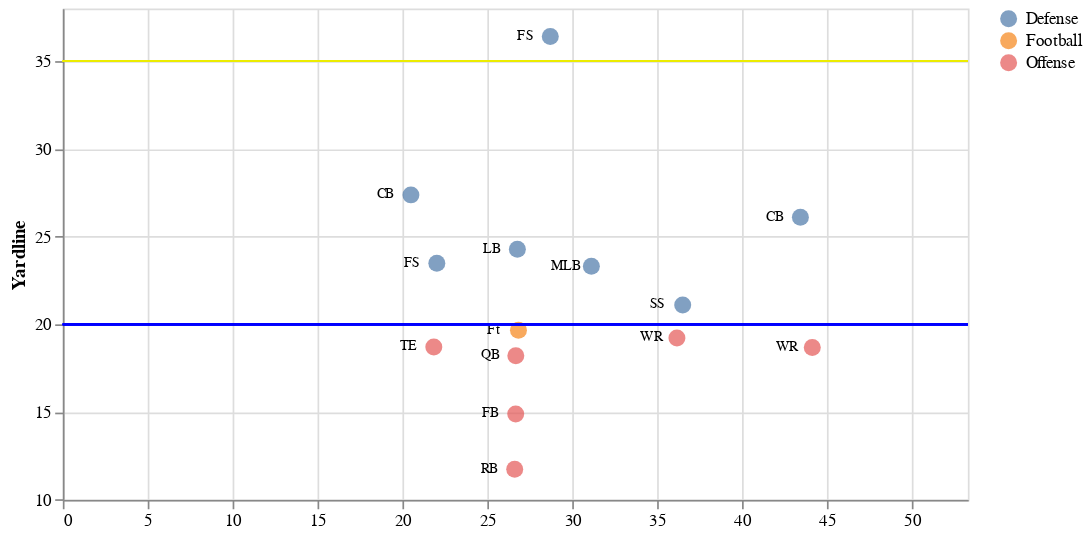

Notebook cell for this chart:
### Code cell
# Below is an example of how to create the full chart.
create_full_chart(positions, game_id, play_id, n_cuts=10)

### Figure 1 — Vega-Lite specification as saved in the notebook (floating-point values rounded to 4 significant figures; data arrays with more than 128 entries replaced by an {"elided": "..."} marker saying what was removed)
{"usermeta": {"embedOptions": {"theme": "fivethirtyeight"}}, "config": {"view": {"continuousWidth": 400, "continuousHeight": 300}}, "layer": [{"mark": {"type": "circle", "dx": 5, "dy": 5, "size": 100}, "encoding": {"color": {"field": "off", "title": null, "type": "nominal"}, "tooltip": [{"field": "position", "type": "nominal"}], "x": {"field": "y_dir", "scale": {"domain": [0, 53.3]}, "title": null, "type": "quantitative"}, "y": {"field": "x_dir", "scale": {"zero": false}, "title": "Yardline", "type": "quantitative"}}, "selection": {"selector001": {"type": "single", "fields": ["time_cuts"], "bind": {"input": "select", "options": [1.0, 2.0, 3.0, 4.0, 5.0, 6.0, 7.0, 8.0, 9.0, 10.0], "name": "Time cut\n"}, "init": {"time_cuts": 1}}}}, {"mark": {"type": "text", "dx": -15, "fontSize": 8}, "encoding": {"text": {"field": "position", "type": "nominal"}, "x": {"field": "y_dir", "scale": {"domain": [0, 53.3]}, "title": null, "type": "quantitative"}, "y": {"field": "x_dir", "scale": {"zero": false}, "title": "Yardline", "type": "quantitative"}}}, {"mark": {"type": "rule", "color": "#ECEC01"}, "encoding": {"y": {"field": "yardline_first_dir", "type": "quantitative"}}}, {"mark": {"type": "rule", "color": "blue"}, "encoding": {"y": {"field": "yardline_dir", "type": "quantitative"}}}], "data": {"name": "data-62d7157e6152a76ddecc45d622327d1c"}, "height": 289.4, "transform": [{"filter": {"selection": "selector001"}}], "width": 533.0, "$schema": "https://vega.github.io/schema/vega-lite/v4.17.0.json", "datasets": {"data-62d7157e6152a76ddecc45d622327d1c": {"elided": "140 records"}}}
